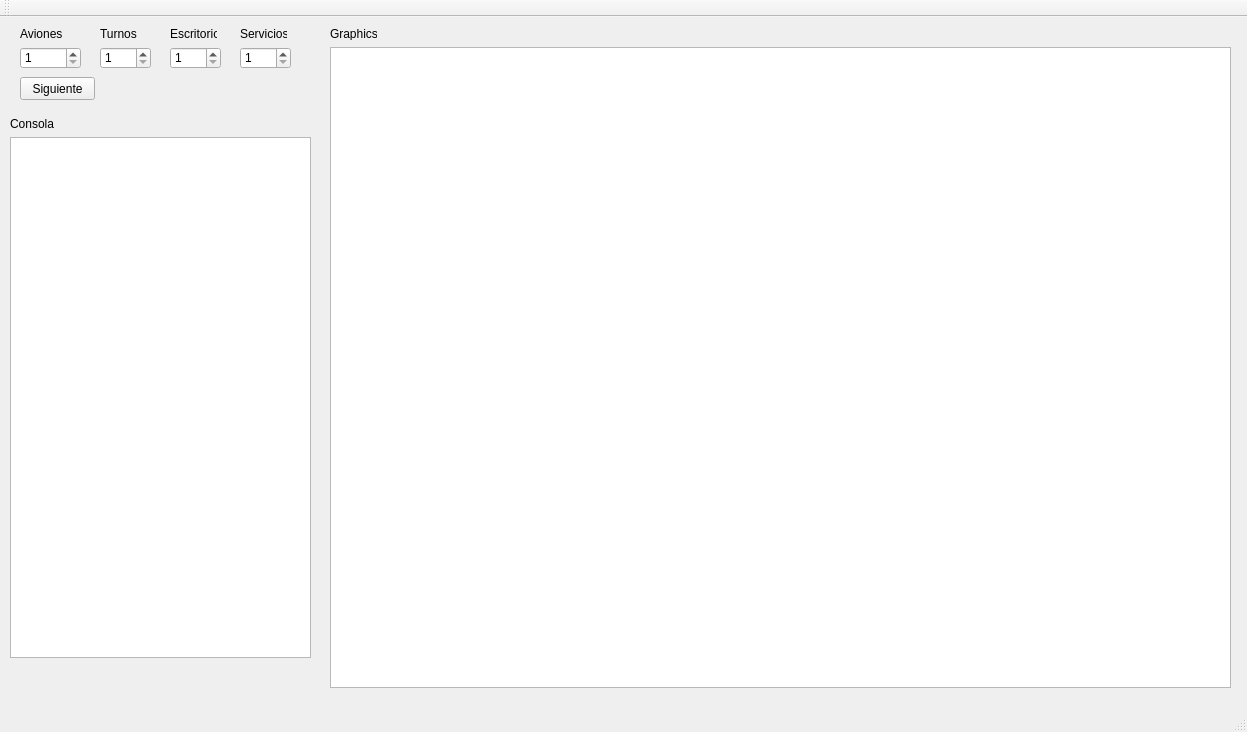
<?xml version="1.0" encoding="UTF-8"?>
<ui version="4.0">
 <class>MainWindow</class>
 <widget class="QMainWindow" name="MainWindow">
  <property name="geometry">
   <rect>
    <x>0</x>
    <y>0</y>
    <width>1247</width>
    <height>732</height>
   </rect>
  </property>
  <property name="windowTitle">
   <string>Simulacion de Desabordaje de Aviones</string>
  </property>
  <property name="windowIcon">
   <iconset>
    <normaloff>../../../LFP/Proyecto2/proyecto2/proyecto2/Usac_logo.ico</normaloff>../../../LFP/Proyecto2/proyecto2/proyecto2/Usac_logo.ico</iconset>
  </property>
  <widget class="QWidget" name="centralWidget">
   <widget class="QLabel" name="label">
    <property name="geometry">
     <rect>
      <x>20</x>
      <y>10</y>
      <width>47</width>
      <height>13</height>
     </rect>
    </property>
    <property name="text">
     <string>Aviones</string>
    </property>
   </widget>
   <widget class="QSpinBox" name="spinBox">
    <property name="geometry">
     <rect>
      <x>20</x>
      <y>30</y>
      <width>61</width>
      <height>22</height>
     </rect>
    </property>
    <property name="minimum">
     <number>1</number>
    </property>
   </widget>
   <widget class="QLabel" name="label_2">
    <property name="geometry">
     <rect>
      <x>170</x>
      <y>10</y>
      <width>47</width>
      <height>13</height>
     </rect>
    </property>
    <property name="text">
     <string>Escritorio</string>
    </property>
   </widget>
   <widget class="QSpinBox" name="spinBox_2">
    <property name="geometry">
     <rect>
      <x>100</x>
      <y>30</y>
      <width>51</width>
      <height>22</height>
     </rect>
    </property>
    <property name="minimum">
     <number>1</number>
    </property>
   </widget>
   <widget class="QLabel" name="label_3">
    <property name="geometry">
     <rect>
      <x>240</x>
      <y>10</y>
      <width>47</width>
      <height>13</height>
     </rect>
    </property>
    <property name="text">
     <string>Servicios</string>
    </property>
   </widget>
   <widget class="QSpinBox" name="spinBox_3">
    <property name="geometry">
     <rect>
      <x>170</x>
      <y>30</y>
      <width>51</width>
      <height>22</height>
     </rect>
    </property>
    <property name="minimum">
     <number>1</number>
    </property>
   </widget>
   <widget class="QPushButton" name="pushButton">
    <property name="geometry">
     <rect>
      <x>20</x>
      <y>60</y>
      <width>75</width>
      <height>23</height>
     </rect>
    </property>
    <property name="text">
     <string>Siguiente</string>
    </property>
   </widget>
   <widget class="QSpinBox" name="spinBox_4">
    <property name="geometry">
     <rect>
      <x>240</x>
      <y>30</y>
      <width>51</width>
      <height>22</height>
     </rect>
    </property>
    <property name="minimum">
     <number>1</number>
    </property>
   </widget>
   <widget class="QLabel" name="label_4">
    <property name="geometry">
     <rect>
      <x>100</x>
      <y>10</y>
      <width>47</width>
      <height>13</height>
     </rect>
    </property>
    <property name="text">
     <string>Turnos</string>
    </property>
   </widget>
   <widget class="QTextEdit" name="textEdit">
    <property name="geometry">
     <rect>
      <x>10</x>
      <y>120</y>
      <width>301</width>
      <height>521</height>
     </rect>
    </property>
   </widget>
   <widget class="QGraphicsView" name="graphicsView">
    <property name="geometry">
     <rect>
      <x>330</x>
      <y>30</y>
      <width>901</width>
      <height>641</height>
     </rect>
    </property>
    <property name="maximumSize">
     <size>
      <width>16777215</width>
      <height>16777215</height>
     </size>
    </property>
   </widget>
   <widget class="QLabel" name="label_5">
    <property name="geometry">
     <rect>
      <x>10</x>
      <y>100</y>
      <width>47</width>
      <height>13</height>
     </rect>
    </property>
    <property name="text">
     <string>Consola</string>
    </property>
   </widget>
   <widget class="QLabel" name="label_6">
    <property name="geometry">
     <rect>
      <x>330</x>
      <y>10</y>
      <width>47</width>
      <height>13</height>
     </rect>
    </property>
    <property name="text">
     <string>Graphics</string>
    </property>
   </widget>
  </widget>
  <widget class="QMenuBar" name="menuBar">
   <property name="geometry">
    <rect>
     <x>0</x>
     <y>0</y>
     <width>1247</width>
     <height>21</height>
    </rect>
   </property>
  </widget>
  <widget class="QToolBar" name="mainToolBar">
   <attribute name="toolBarArea">
    <enum>TopToolBarArea</enum>
   </attribute>
   <attribute name="toolBarBreak">
    <bool>false</bool>
   </attribute>
  </widget>
  <widget class="QStatusBar" name="statusBar"/>
 </widget>
 <layoutdefault spacing="6" margin="11"/>
 <resources/>
 <connections/>
</ui>
